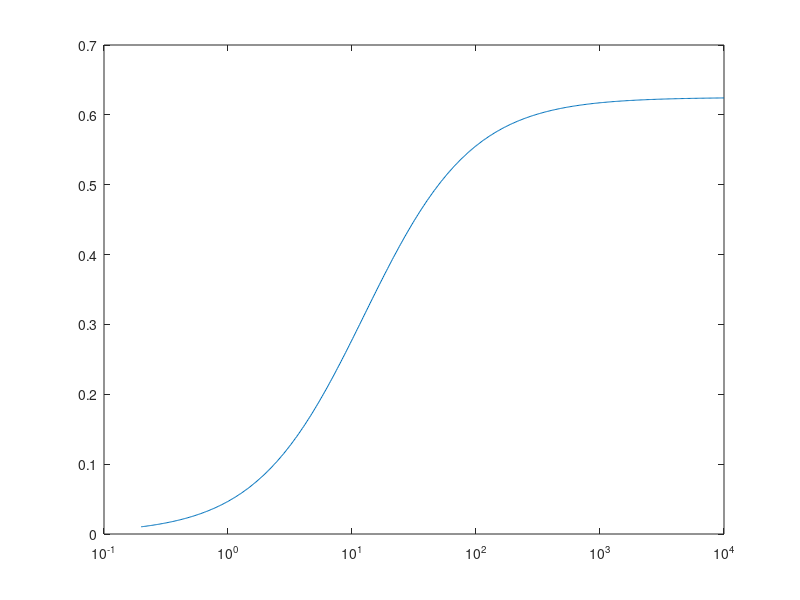
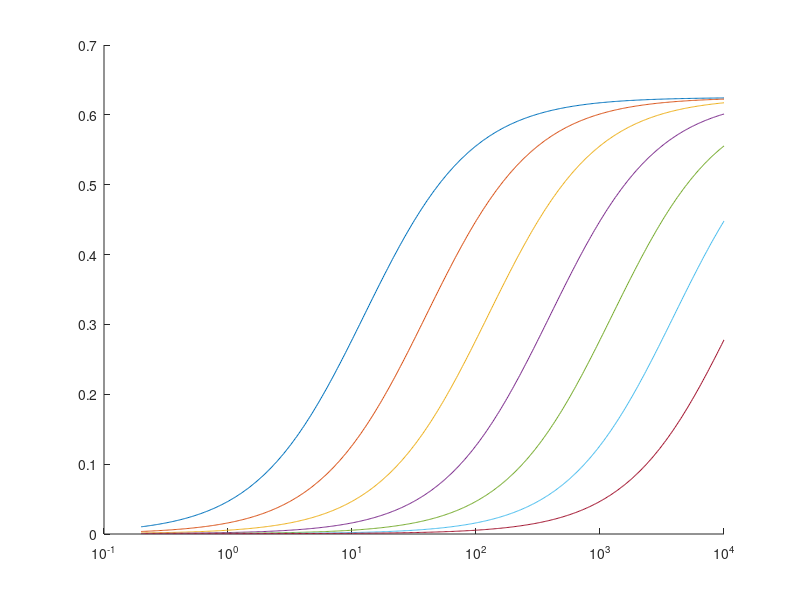

Here is the MATLAB script that generated these plots, in order:
%%
Kd = 100; % dorsal binding affinity in AUs
D = logspace(-0.7,4,500) ; % Dorsal concentration in units of Kd

Kp = 40000; % RNAP binding affinity in AUs
P = 10 ; % RNAP concentration in units of Kp

Kc = 10000; % cofactor binding affinity 
C = 1 ; % Cofactor concentration in units of Kc

w1 = 20000;
w2 = 10000;

r = 1; % transcription rate when the promoter is active

Num = ((P/Kp) + ((C/Kc)*(P/Kp)*w2) + ((D./Kd)*(P/Kp)) + (D./Kd)*(C/Kc)*(P/Kp)*w1*w2)
Den = Num + 1 + (D./Kd) + (C/Kc) + (D./Kd)*(C/Kc)*w1
R = Num ./ Den;

figure(1)
plot(D,R)
set(gca,'XScale','log')

figure(2)
hold on
for Kd = logspace(2,5,7)
    Num = ((P/Kp) + ((C/Kc)*(P/Kp)*w2) + (D./Kd)*(C/Kc)*(P/Kp)*w1*w2)
    Den = Num + 1 + (D./Kd) + (C/Kc) + (D./Kd)*(C/Kc)*w1
    R = Num ./ Den;
plot(D,R)
end
hold off
set(gca,'XScale','log')


%%